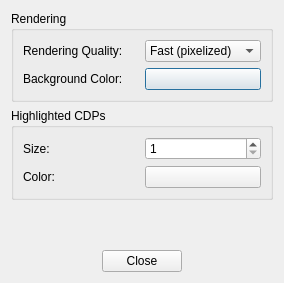
<?xml version="1.0" encoding="UTF-8"?>
<ui version="4.0">
 <class>GridDisplayOptionsDialog</class>
 <widget class="QDialog" name="GridDisplayOptionsDialog">
  <property name="geometry">
   <rect>
    <x>0</x>
    <y>0</y>
    <width>284</width>
    <height>283</height>
   </rect>
  </property>
  <property name="windowTitle">
   <string>Grid Display Options</string>
  </property>
  <layout class="QVBoxLayout" name="verticalLayout">
   <item>
    <widget class="QGroupBox" name="groupBox">
     <property name="title">
      <string>Rendering</string>
     </property>
     <layout class="QGridLayout" name="gridLayout">
      <item row="0" column="0">
       <widget class="QLabel" name="label">
        <property name="text">
         <string>Rendering Quality:</string>
        </property>
       </widget>
      </item>
      <item row="0" column="1">
       <widget class="QComboBox" name="cbQuality">
        <item>
         <property name="text">
          <string>Fast (pixelized)</string>
         </property>
        </item>
        <item>
         <property name="text">
          <string>Smooth</string>
         </property>
        </item>
       </widget>
      </item>
      <item row="1" column="0">
       <widget class="QLabel" name="label_2">
        <property name="text">
         <string>Background Color:</string>
        </property>
       </widget>
      </item>
      <item row="1" column="1">
       <widget class="ColorButton" name="cbBackgroundColor">
        <property name="text">
         <string/>
        </property>
       </widget>
      </item>
     </layout>
    </widget>
   </item>
   <item>
    <widget class="QGroupBox" name="groupBox_2">
     <property name="title">
      <string>Highlighted CDPs</string>
     </property>
     <layout class="QGridLayout" name="gridLayout_2">
      <item row="0" column="0">
       <widget class="QLabel" name="label_3">
        <property name="text">
         <string>Size:</string>
        </property>
       </widget>
      </item>
      <item row="0" column="1">
       <widget class="QSpinBox" name="sbHighlightedCDPs">
        <property name="minimum">
         <number>1</number>
        </property>
        <property name="maximum">
         <number>99</number>
        </property>
       </widget>
      </item>
      <item row="1" column="0">
       <widget class="QLabel" name="label_4">
        <property name="text">
         <string>Color:</string>
        </property>
       </widget>
      </item>
      <item row="1" column="1">
       <widget class="ColorButton" name="cbHighlightedCDPs">
        <property name="text">
         <string/>
        </property>
       </widget>
      </item>
     </layout>
    </widget>
   </item>
   <item>
    <spacer name="verticalSpacer">
     <property name="orientation">
      <enum>Qt::Vertical</enum>
     </property>
     <property name="sizeHint" stdset="0">
      <size>
       <width>20</width>
       <height>40</height>
      </size>
     </property>
    </spacer>
   </item>
   <item>
    <layout class="QHBoxLayout" name="horizontalLayout">
     <item>
      <spacer name="horizontalSpacer">
       <property name="orientation">
        <enum>Qt::Horizontal</enum>
       </property>
       <property name="sizeHint" stdset="0">
        <size>
         <width>40</width>
         <height>20</height>
        </size>
       </property>
      </spacer>
     </item>
     <item>
      <widget class="QPushButton" name="pbClose">
       <property name="text">
        <string>Close</string>
       </property>
      </widget>
     </item>
     <item>
      <spacer name="horizontalSpacer_2">
       <property name="orientation">
        <enum>Qt::Horizontal</enum>
       </property>
       <property name="sizeHint" stdset="0">
        <size>
         <width>40</width>
         <height>20</height>
        </size>
       </property>
      </spacer>
     </item>
    </layout>
   </item>
  </layout>
 </widget>
 <customwidgets>
  <customwidget>
   <class>ColorButton</class>
   <extends>QPushButton</extends>
   <header location="global">colorbutton.h</header>
  </customwidget>
 </customwidgets>
 <resources/>
 <connections>
  <connection>
   <sender>pbClose</sender>
   <signal>clicked()</signal>
   <receiver>GridDisplayOptionsDialog</receiver>
   <slot>hide()</slot>
   <hints>
    <hint type="sourcelabel">
     <x>130</x>
     <y>127</y>
    </hint>
    <hint type="destinationlabel">
     <x>130</x>
     <y>74</y>
    </hint>
   </hints>
  </connection>
 </connections>
</ui>
